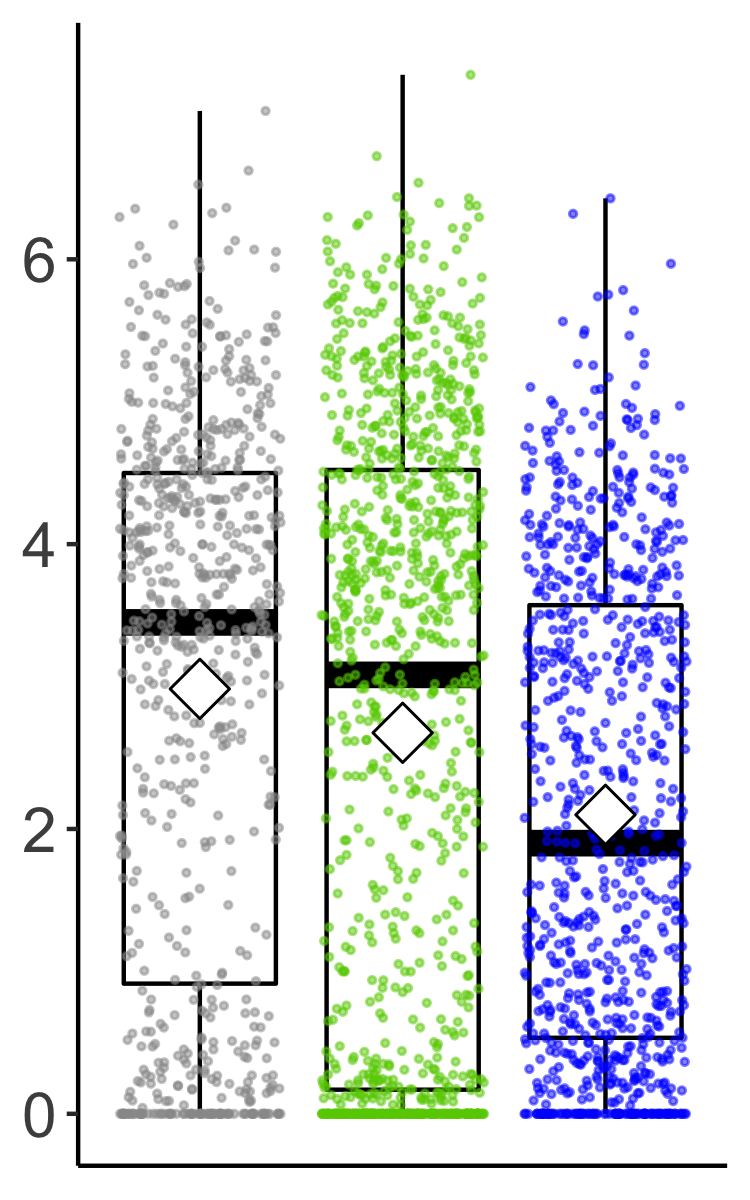

R code for this plot:
#Figure3g

################################################
library(SingleCellExperiment)
library(ggplot2)
library(SingCellaR)
load(file = "../../../Sources/preleukemic.integration.revised.rdata")
################################################
object<-preleukemic.integration
######################################
#enrichment analysis GSVA
# 
normalized.umi<-get_normalized_umi(object)

genes.cellcycle<-c("ASPM","CENPE","CENPF","DLGAP5","MKI67","NUSAP1","STMN1","TOP2A","TUBB")
genes<-as.character(genes.cellcycle)

exprs<-as.matrix(normalized.umi[rownames(normalized.umi) %in% genes,])

#####
MM<-Matrix::colMeans(exprs)
MM.f<-data.frame(score=MM)
colnames(MM.f)<-c("cell_cycle_score")
MM2<-subset(MM.f,rownames(MM.f) %in% [email redacted]$Cell)
#####
rownames([email redacted])<-[email redacted]$Cell
my.matrix<-merge([email redacted],MM2,by="row.names")

my.matrix$order<-my.matrix$genotype.classification
my.matrix$order[my.matrix$genotype.classification=="preleukemic"]<-3
my.matrix$order[my.matrix$genotype.classification=="MF"]<-2
my.matrix$order[my.matrix$genotype.classification=="WT"]<-1

ggplot(my.matrix,aes(x=order,y=log2(cell_cycle_score+1),colour=order))+
  geom_boxplot(colour="black", outlier.shape = NA,fatten = 6)+
  geom_jitter(size=0.5,alpha=0.5)+
  stat_summary(fun = mean, geom = "point", size = 5,shape=23,fill="white",colour="black")+
  theme_classic()+
  #ylim(values=c(0,6.5))+
  scale_color_manual(values=c("grey60","chartreuse3","blue"))+
  theme(panel.grid.major = element_blank(),
        panel.grid.minor = element_blank(),
        axis.ticks.x = element_blank(),
        axis.text.x=element_blank(),
        axis.text.y=element_text(size=15),
        axis.title.x=element_blank(),
        axis.title.y=element_blank(),
        panel.background = element_blank())+
  theme(legend.position = "none")

ggsave(file="Figure3g.png",height = 4,width = 2.5)


# Assess statistical significance

WT.score<-subset(my.matrix,genotype.classification=="WT")
MF.score<-subset(my.matrix,genotype.classification=="MF")
preLSC.score<-subset(my.matrix,genotype.classification=="preleukemic")

wilcox.test(WT.score$cell_cycle_score,MF.score$cell_cycle_score,paired = FALSE)$p.value
#0.002569984
wilcox.test(WT.score$cell_cycle_score,preLSC.score$cell_cycle_score,paired = FALSE)$p.value
#1.375586e-20
wilcox.test(MF.score$cell_cycle_score,preLSC.score$cell_cycle_score,paired = FALSE)$p.value
#1.107826e-07
